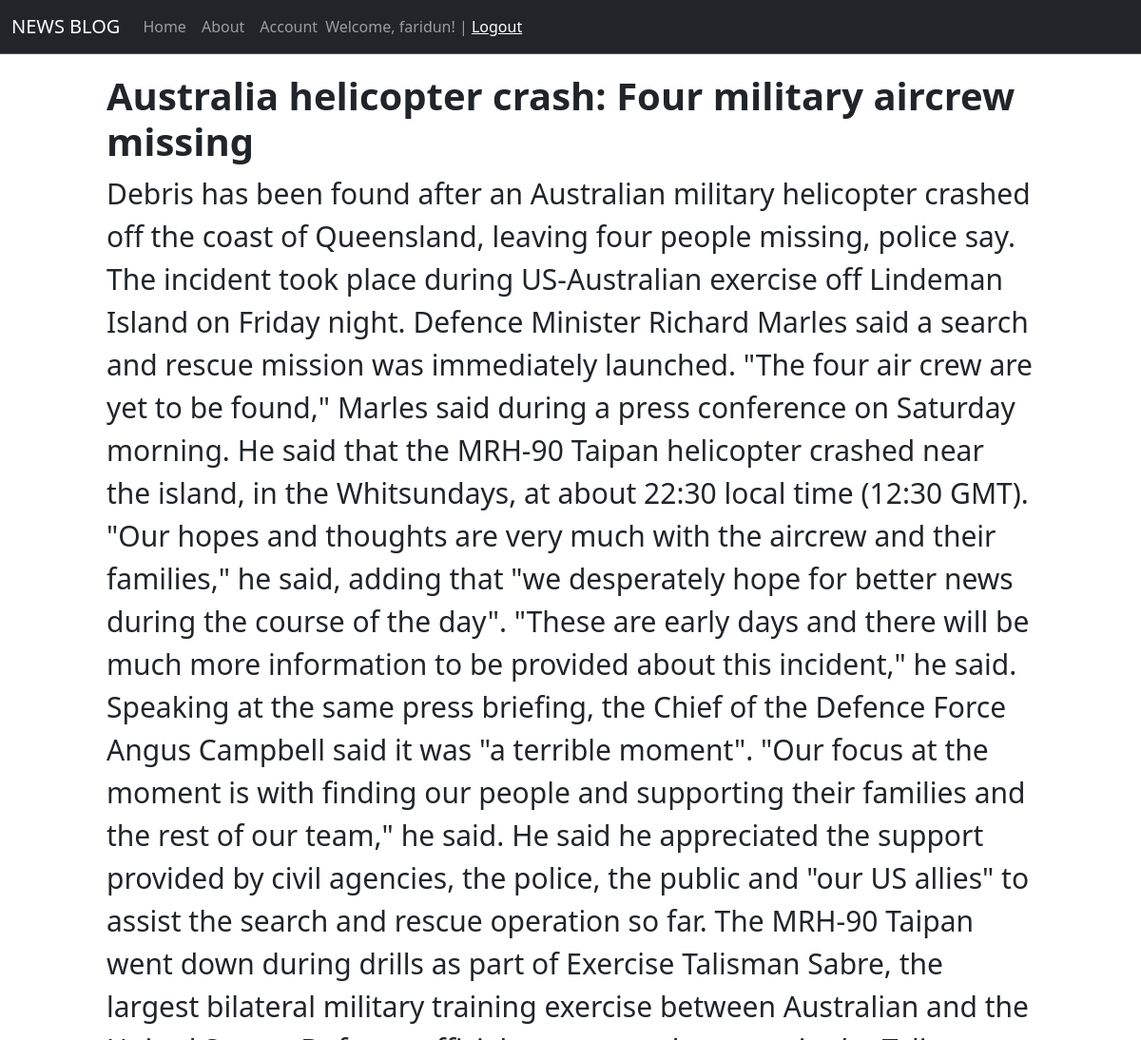
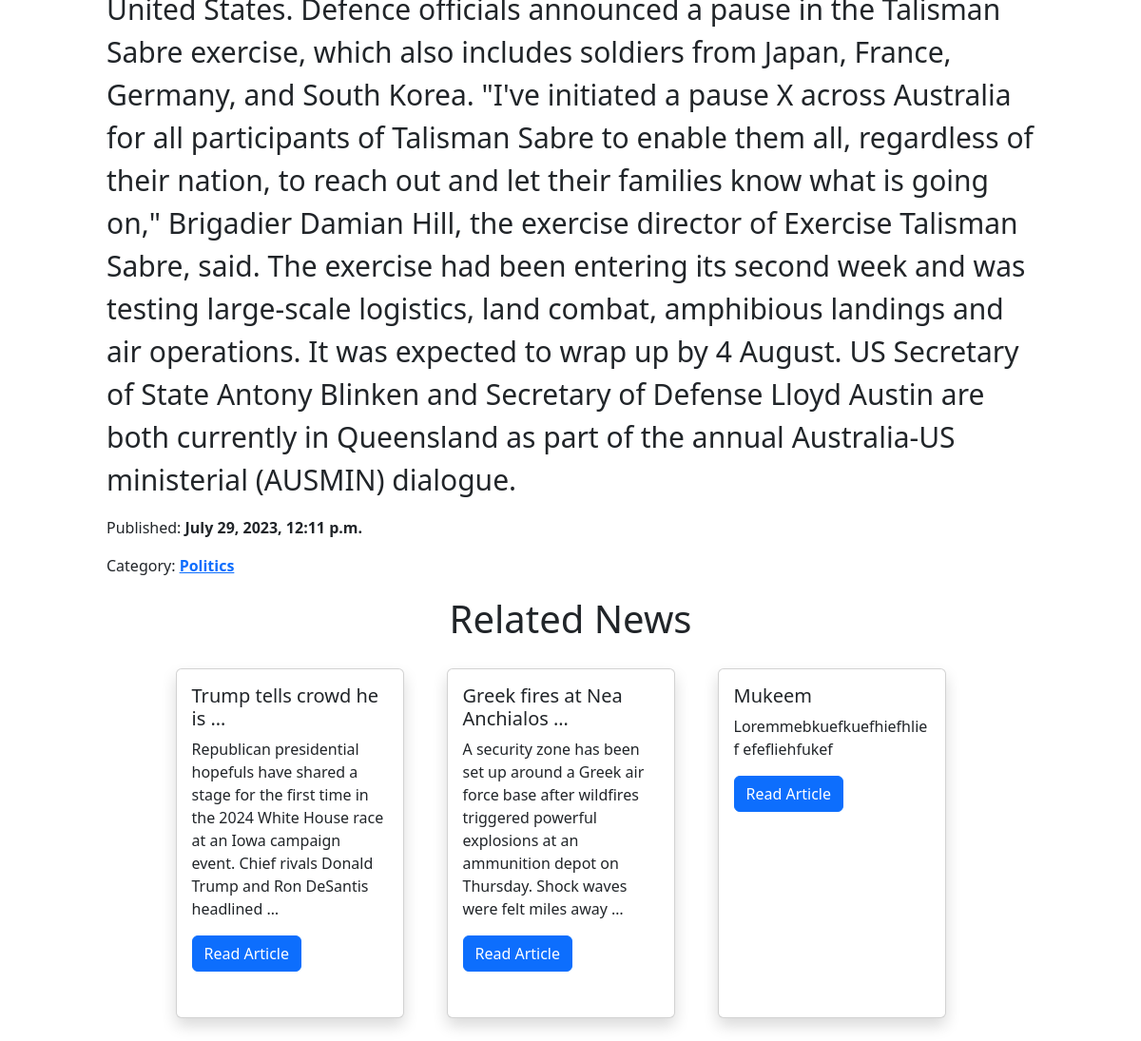
/articles/1/ (signed in), run on the app's committed database (2 pictures, top to bottom).
### blogproject/apps/articles/models.py (models this page shows, shortened)
class Article(models.Model):
    class Meta:
        ordering = ["category"]
        verbose_name_plural = "articles"
        verbose_name = "article"
    title = models.CharField(max_length=350)
    description = models.TextField()
    category = models.ForeignKey('Category', on_delete=models.PROTECT, default=1, null=True)
    created = models.DateTimeField()
    published = models.BooleanField(default=True)

class Category(models.Model):
    class Meta:
        verbose_name = "category"
        verbose_name_plural = "categories"
        ordering = ["name"]
    name = models.CharField(max_length=200, db_index=True)
    description = models.TextField(blank=True)
    def __str__(self):
        return self.name

### blogproject/apps/articles/views.py (the view)
# urls.py: path('articles/<int:article_id>/', blog, name="blog"),
def blog(request, article_id):
    article = Article.objects.get(id=article_id)
    category = article.category
    articles = Article.objects.filter(category_id=category.id)
    title = f"News Blog | {article.title}"
    return render(request, 'blog.html', {
        "title": title,
        "article": article,
        "category": category,
        "articles": articles,
    })

### blogproject/apps/articles/templates/blog.html
{% extends 'base.html' %}
{% block content %}
<div class="container col-md-10">
    <h1 style="margin-top: 20px"><b>{{ article.title }}</b></h1>
    <p style="font-size: 30px;">{{ article.description }}</p>
    <p>Published: <b>{{ article.created }}</b></p>
    <p>Category: <a href="/category/{{ category.id }}"><b>{{ article.category }}</b></a></p>
</div>
<div class="container" style="margin-top: 20px;">
    <h1 style="text-align: center;">Related News</h1>
    <div class="row d-flex justify-content-center">
        {% for item in articles %}
        {% if item.id == article.id %}
        {% else %}
        <div class="col-sm-6 col-md-3 justify-content-center">
            <div class="card shadow" style="width: 15rem; height: 23rem; margin-top: 20px;">
                <div class="card-body">
                    <h5 class="card-title">{{ item.title|truncatewords:5 }}</h5>
                    <p class="card-text">{{ item.description|truncatewords:30 }}</p>
                    <a href="/articles/{{ item.id }}" class="btn btn-primary">Read Article</a>
                </div>
                <br>
            </div>
            <br>
        </div>
        {% endif %}
        {% endfor %}
    </div>
</div>
{% endblock %}

### blogproject/apps/articles/templates/base.html (shortened to what this page needs)
<!DOCTYPE html>
<html lang="en">
<head>
    <link href="https://cdn.jsdelivr.net/npm/bootstrap@5.3.1/dist/css/bootstrap.min.css" rel="stylesheet"
>
</head>
<body>
<nav class="navbar bg-dark border-bottom border-body navbar-expand-md" data-bs-theme="dark">
    <div class="container-fluid">
        <a class="navbar-brand" href="{% url 'home' %}">NEWS BLOG</a>
        <div class="collapse navbar-collapse" id="navbarNav">
            <ul class="navbar-nav">
                <li class="nav-item">
                    <a class="nav-link" aria-current="page" href="{% url 'home' %}">Home</a>
                </li>
                <li class="nav-item">
                    <a class="nav-link" href="{% url 'about' %}">About</a>
                </li>
                {% if request.user.is_authenticated %}
                <li class="nav-item">
                    <a class="nav-link" href="{% url 'account' %}">Account</a>
                </li>
                <span class="navbar-text">
                    Welcome, {{ user.username }}! | <a href="{% url 'logout' %}">Logout</a>
                    {% else %}
                    <a href="{% url 'loginauth' %}">Sigh in</a> | <a href="{% url 'signup' %}">Sigh up</a>
                    {% endif %}
                    </span>
            </ul>
        </div>
    </div>
</nav>
{% block content %}
{% endblock %}
</body>
</html>

### data on the page
Article: title "Australia helicopter crash: Four military aircrew missing", description "Debris has been found after an Australian military helicopter crashed off the coast of Queensland, leaving four people missing, police say. The incident took place during US-Australian exercise off Lindeman Island on Friday night. Defence Minister Richard Marles said a search and rescue mission was immediately launched. \"The four air crew are yet to be found,\" Marles said during a press conference on Saturday morning. He said that the MRH-90 Taipan helicopter crashed near the island, in the Whitsundays, at about 22:30 local time (12:30 GMT). \"Our hopes and thoughts are very much with the aircrew and their families,\" he said, adding that \"we desperately hope for better news during the course…", created "July 29, 2023, 12:11 p.m.", category "Politics"
Article: title "Trump tells crowd he is …", description "Republican presidential hopefuls have shared a stage for the first time in the 2024 White House race at an Iowa campaign event. Chief rivals Donald Trump and Ron DeSantis headlined …"
Article: title "Greek fires at Nea Anchialos …", description "A security zone has been set up around a Greek air force base after wildfires triggered powerful explosions at an ammunition depot on Thursday. Shock waves were felt miles away …"
Article: title "Mukeem", description "Loremmebkuefkuefhiefhlief efefliehfukef"

### other printed values
{{ user.username }} "faridun"
